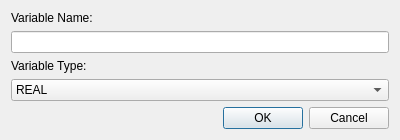
<?xml version="1.0" encoding="UTF-8"?>
<ui version="4.0">
 <class>VariableCreator</class>
 <widget class="QDialog" name="VariableCreator">
  <property name="geometry">
   <rect>
    <x>0</x>
    <y>0</y>
    <width>400</width>
    <height>133</height>
   </rect>
  </property>
  <property name="windowTitle">
   <string>Create new Variable</string>
  </property>
  <layout class="QVBoxLayout" name="verticalLayout">
   <item>
    <widget class="QLabel" name="label">
     <property name="text">
      <string>Variable Name:</string>
     </property>
    </widget>
   </item>
   <item>
    <widget class="QLineEdit" name="variableNameLineEdit"/>
   </item>
   <item>
    <widget class="QLabel" name="label_2">
     <property name="text">
      <string>Variable Type:</string>
     </property>
    </widget>
   </item>
   <item>
    <widget class="QComboBox" name="variableTypeComboBox">
     <property name="currentIndex">
      <number>4</number>
     </property>
     <item>
      <property name="text">
       <string>BOOL</string>
      </property>
     </item>
     <item>
      <property name="text">
       <string>INT8</string>
      </property>
     </item>
     <item>
      <property name="text">
       <string>INT16</string>
      </property>
     </item>
     <item>
      <property name="text">
       <string>INT32</string>
      </property>
     </item>
     <item>
      <property name="text">
       <string>REAL</string>
      </property>
     </item>
     <item>
      <property name="text">
       <string>POINTER</string>
      </property>
     </item>
     <item>
      <property name="text">
       <string>VECTOR3</string>
      </property>
     </item>
     <item>
      <property name="text">
       <string>VECTOR4</string>
      </property>
     </item>
     <item>
      <property name="text">
       <string>QUATERNION</string>
      </property>
     </item>
    </widget>
   </item>
   <item>
    <widget class="QDialogButtonBox" name="buttonBox">
     <property name="orientation">
      <enum>Qt::Horizontal</enum>
     </property>
     <property name="standardButtons">
      <set>QDialogButtonBox::Cancel|QDialogButtonBox::Ok</set>
     </property>
    </widget>
   </item>
  </layout>
 </widget>
 <resources/>
 <connections>
  <connection>
   <sender>buttonBox</sender>
   <signal>accepted()</signal>
   <receiver>VariableCreator</receiver>
   <slot>accept()</slot>
   <hints>
    <hint type="sourcelabel">
     <x>248</x>
     <y>254</y>
    </hint>
    <hint type="destinationlabel">
     <x>157</x>
     <y>274</y>
    </hint>
   </hints>
  </connection>
  <connection>
   <sender>buttonBox</sender>
   <signal>rejected()</signal>
   <receiver>VariableCreator</receiver>
   <slot>reject()</slot>
   <hints>
    <hint type="sourcelabel">
     <x>316</x>
     <y>260</y>
    </hint>
    <hint type="destinationlabel">
     <x>286</x>
     <y>274</y>
    </hint>
   </hints>
  </connection>
 </connections>
</ui>
